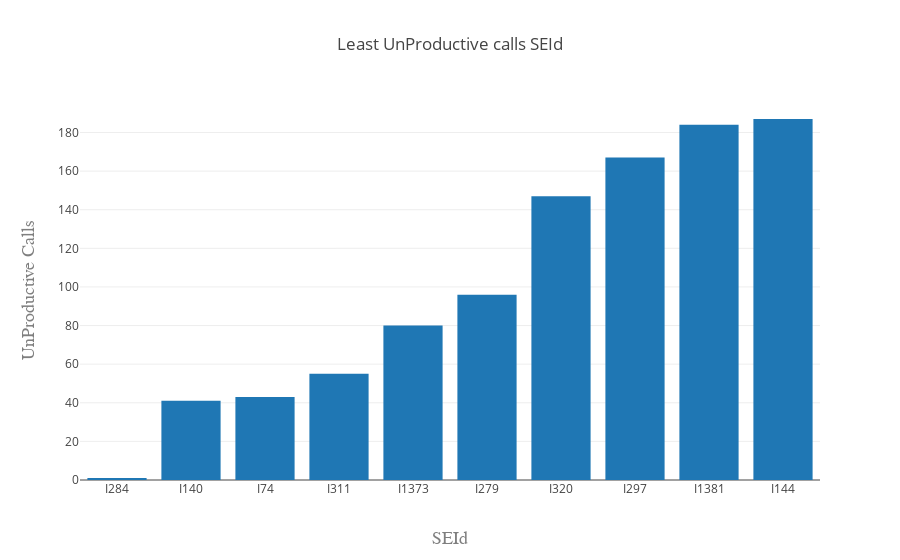
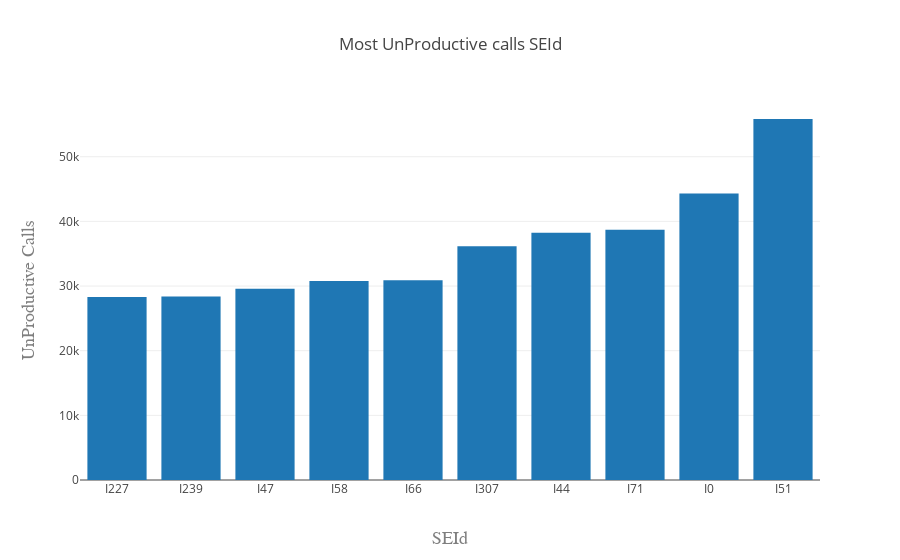

The notebook cell these images were saved under, in order:
### Code cell
render_grouped_unproductive("SEId","ProductiveCalls",0,'SEId',"UnProductive Calls")

#SEId with least 10 unproductive calls                          #SEId with most 10 unproductive calls

### Figure 1 — Plotly figure (JSON) as saved in the notebook; plotly's stock layout.template omitted (floating-point values rounded to 4 significant figures)
{"data": [{"type": "bar", "x": ["I284", "I140", "I74", "I311", "I1373", "I279", "I320", "I297", "I1381", "I144"], "y": [1, 41, 43, 55, 80, 96, 147, 167, 184, 187]}], "layout": {"title": "Least UnProductive calls SEId", "xaxis": {"title": "SEId", "titlefont": {"color": "#7f7f7f", "family": "Courier New, monospace", "size": 18}}, "yaxis": {"title": "UnProductive Calls", "titlefont": {"color": "#7f7f7f", "family": "Courier New, monospace", "size": 18}}}}

### Figure 2 — Plotly figure (JSON) as saved in the notebook; plotly's stock layout.template omitted (floating-point values rounded to 4 significant figures)
{"data": [{"type": "bar", "x": ["I227", "I239", "I47", "I58", "I66", "I307", "I44", "I71", "I0", "I51"], "y": [28292, 28385, 29582, 30798, 30893, 36142, 38250, 38714, 44324, 55838]}], "layout": {"title": "Most UnProductive calls SEId", "xaxis": {"title": "SEId", "titlefont": {"color": "#7f7f7f", "family": "Courier New, monospace", "size": 18}}, "yaxis": {"title": "UnProductive Calls", "titlefont": {"color": "#7f7f7f", "family": "Courier New, monospace", "size": 18}}}}
